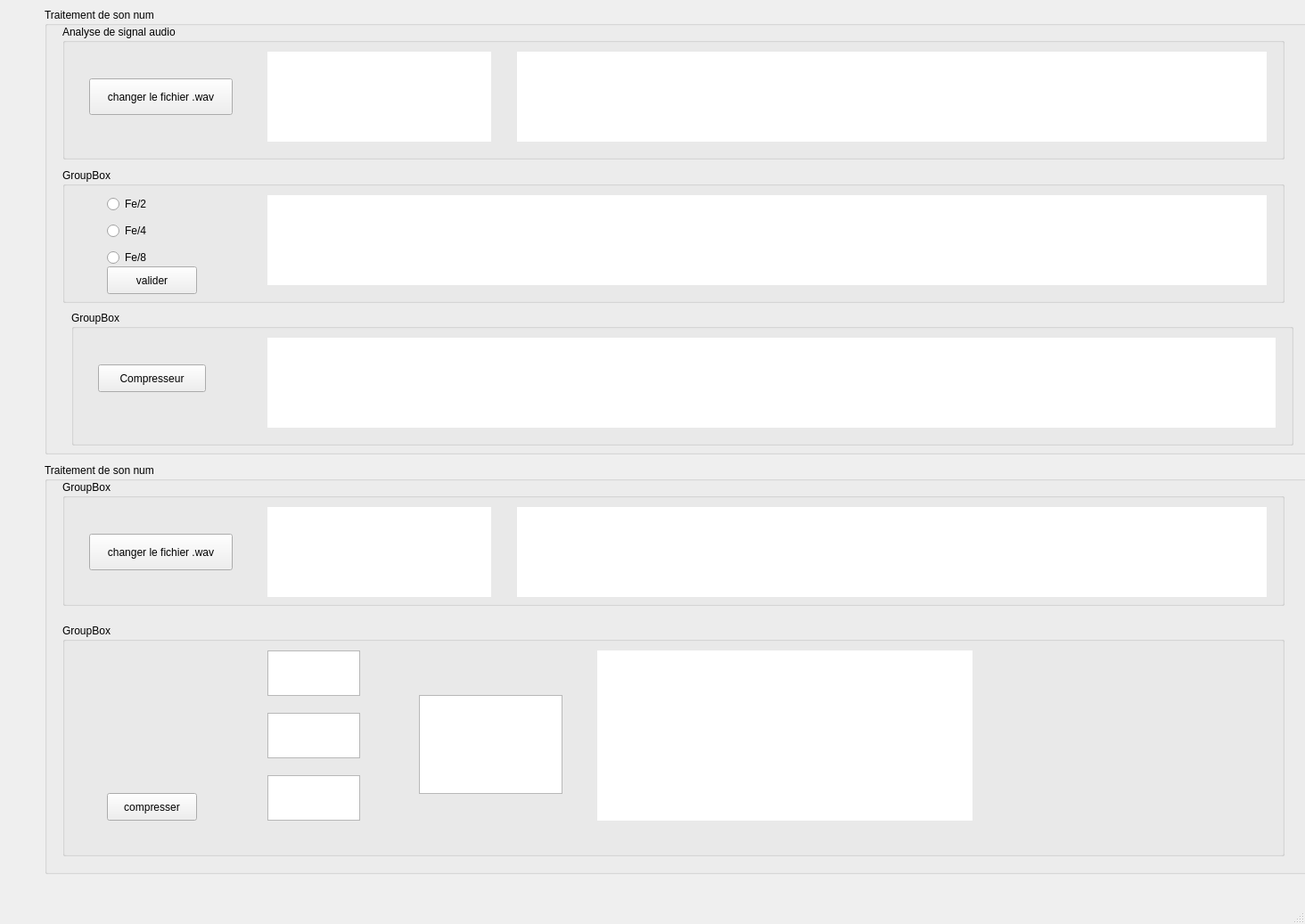
<?xml version="1.0" encoding="UTF-8"?>
<ui version="4.0">
 <class>MainWindow</class>
 <widget class="QMainWindow" name="MainWindow">
  <property name="geometry">
   <rect>
    <x>0</x>
    <y>0</y>
    <width>1464</width>
    <height>1037</height>
   </rect>
  </property>
  <property name="windowTitle">
   <string>MainWindow</string>
  </property>
  <widget class="QWidget" name="centralwidget">
   <widget class="QGroupBox" name="groupBox_4">
    <property name="geometry">
     <rect>
      <x>50</x>
      <y>9</y>
      <width>1421</width>
      <height>501</height>
     </rect>
    </property>
    <property name="title">
     <string>Traitement de son num</string>
    </property>
    <widget class="QGroupBox" name="groupBox">
     <property name="geometry">
      <rect>
       <x>20</x>
       <y>19</y>
       <width>1371</width>
       <height>151</height>
      </rect>
     </property>
     <property name="title">
      <string>Analyse de signal audio</string>
     </property>
     <widget class="QPushButton" name="pushButton">
      <property name="geometry">
       <rect>
        <x>30</x>
        <y>60</y>
        <width>161</width>
        <height>41</height>
       </rect>
      </property>
      <property name="text">
       <string>changer le fichier .wav</string>
      </property>
     </widget>
     <widget class="QLabel" name="label">
      <property name="geometry">
       <rect>
        <x>510</x>
        <y>30</y>
        <width>841</width>
        <height>101</height>
       </rect>
      </property>
      <property name="styleSheet">
       <string notr="true">background-color: rgb(255, 255, 255);</string>
      </property>
      <property name="text">
       <string/>
      </property>
     </widget>
     <widget class="QLabel" name="label_4">
      <property name="geometry">
       <rect>
        <x>230</x>
        <y>30</y>
        <width>251</width>
        <height>101</height>
       </rect>
      </property>
      <property name="styleSheet">
       <string notr="true">background-color: rgb(255, 255, 255);</string>
      </property>
      <property name="text">
       <string/>
      </property>
     </widget>
    </widget>
    <widget class="QGroupBox" name="groupBox_2">
     <property name="geometry">
      <rect>
       <x>20</x>
       <y>180</y>
       <width>1371</width>
       <height>151</height>
      </rect>
     </property>
     <property name="title">
      <string>GroupBox</string>
     </property>
     <widget class="QPushButton" name="pushButton_2">
      <property name="geometry">
       <rect>
        <x>50</x>
        <y>110</y>
        <width>101</width>
        <height>31</height>
       </rect>
      </property>
      <property name="text">
       <string>valider</string>
      </property>
     </widget>
     <widget class="QLabel" name="label_2">
      <property name="geometry">
       <rect>
        <x>230</x>
        <y>30</y>
        <width>1121</width>
        <height>101</height>
       </rect>
      </property>
      <property name="styleSheet">
       <string notr="true">background-color: rgb(255, 255, 255);</string>
      </property>
      <property name="text">
       <string/>
      </property>
     </widget>
     <widget class="QRadioButton" name="radioButton">
      <property name="geometry">
       <rect>
        <x>50</x>
        <y>30</y>
        <width>95</width>
        <height>20</height>
       </rect>
      </property>
      <property name="text">
       <string>Fe/2</string>
      </property>
     </widget>
     <widget class="QRadioButton" name="radioButton_2">
      <property name="geometry">
       <rect>
        <x>50</x>
        <y>60</y>
        <width>95</width>
        <height>20</height>
       </rect>
      </property>
      <property name="text">
       <string>Fe/4</string>
      </property>
     </widget>
     <widget class="QRadioButton" name="radioButton_3">
      <property name="geometry">
       <rect>
        <x>50</x>
        <y>90</y>
        <width>95</width>
        <height>20</height>
       </rect>
      </property>
      <property name="text">
       <string>Fe/8</string>
      </property>
     </widget>
    </widget>
    <widget class="QGroupBox" name="groupBox_3">
     <property name="geometry">
      <rect>
       <x>30</x>
       <y>340</y>
       <width>1371</width>
       <height>151</height>
      </rect>
     </property>
     <property name="title">
      <string>GroupBox</string>
     </property>
     <widget class="QPushButton" name="pushButton_3">
      <property name="geometry">
       <rect>
        <x>30</x>
        <y>60</y>
        <width>121</width>
        <height>31</height>
       </rect>
      </property>
      <property name="text">
       <string>Compresseur</string>
      </property>
     </widget>
     <widget class="QLabel" name="label_3">
      <property name="geometry">
       <rect>
        <x>220</x>
        <y>30</y>
        <width>1131</width>
        <height>101</height>
       </rect>
      </property>
      <property name="styleSheet">
       <string notr="true">background-color: rgb(255, 255, 255);</string>
      </property>
      <property name="text">
       <string/>
      </property>
     </widget>
    </widget>
   </widget>
   <widget class="QGroupBox" name="groupBox_5">
    <property name="geometry">
     <rect>
      <x>50</x>
      <y>520</y>
      <width>1421</width>
      <height>461</height>
     </rect>
    </property>
    <property name="title">
     <string>Traitement de son num</string>
    </property>
    <widget class="QGroupBox" name="groupBox_6">
     <property name="geometry">
      <rect>
       <x>20</x>
       <y>19</y>
       <width>1371</width>
       <height>141</height>
      </rect>
     </property>
     <property name="title">
      <string>GroupBox</string>
     </property>
     <widget class="QPushButton" name="pushButton_4">
      <property name="geometry">
       <rect>
        <x>30</x>
        <y>60</y>
        <width>161</width>
        <height>41</height>
       </rect>
      </property>
      <property name="text">
       <string>changer le fichier .wav</string>
      </property>
     </widget>
     <widget class="QLabel" name="label_5">
      <property name="geometry">
       <rect>
        <x>510</x>
        <y>30</y>
        <width>841</width>
        <height>101</height>
       </rect>
      </property>
      <property name="styleSheet">
       <string notr="true">background-color: rgb(255, 255, 255);</string>
      </property>
      <property name="text">
       <string/>
      </property>
     </widget>
     <widget class="QLabel" name="label_6">
      <property name="geometry">
       <rect>
        <x>230</x>
        <y>30</y>
        <width>251</width>
        <height>101</height>
       </rect>
      </property>
      <property name="styleSheet">
       <string notr="true">background-color: rgb(255, 255, 255);</string>
      </property>
      <property name="text">
       <string/>
      </property>
     </widget>
    </widget>
    <widget class="QGroupBox" name="groupBox_7">
     <property name="geometry">
      <rect>
       <x>20</x>
       <y>180</y>
       <width>1371</width>
       <height>261</height>
      </rect>
     </property>
     <property name="title">
      <string>GroupBox</string>
     </property>
     <widget class="QPushButton" name="pushButton_5">
      <property name="geometry">
       <rect>
        <x>50</x>
        <y>190</y>
        <width>101</width>
        <height>31</height>
       </rect>
      </property>
      <property name="text">
       <string>compresser</string>
      </property>
     </widget>
     <widget class="QLabel" name="label_7">
      <property name="geometry">
       <rect>
        <x>600</x>
        <y>30</y>
        <width>421</width>
        <height>191</height>
       </rect>
      </property>
      <property name="styleSheet">
       <string notr="true">background-color: rgb(255, 255, 255);</string>
      </property>
      <property name="text">
       <string/>
      </property>
     </widget>
     <widget class="QTextEdit" name="textEdit">
      <property name="geometry">
       <rect>
        <x>230</x>
        <y>30</y>
        <width>104</width>
        <height>51</height>
       </rect>
      </property>
     </widget>
     <widget class="QListWidget" name="listWidget">
      <property name="geometry">
       <rect>
        <x>400</x>
        <y>80</y>
        <width>161</width>
        <height>111</height>
       </rect>
      </property>
     </widget>
     <widget class="QTextEdit" name="textEdit_2">
      <property name="geometry">
       <rect>
        <x>230</x>
        <y>100</y>
        <width>104</width>
        <height>51</height>
       </rect>
      </property>
     </widget>
     <widget class="QTextEdit" name="textEdit_3">
      <property name="geometry">
       <rect>
        <x>230</x>
        <y>170</y>
        <width>104</width>
        <height>51</height>
       </rect>
      </property>
     </widget>
    </widget>
   </widget>
  </widget>
  <widget class="QMenuBar" name="menubar">
   <property name="geometry">
    <rect>
     <x>0</x>
     <y>0</y>
     <width>1464</width>
     <height>26</height>
    </rect>
   </property>
  </widget>
  <widget class="QStatusBar" name="statusbar"/>
 </widget>
 <resources/>
 <connections/>
</ui>
